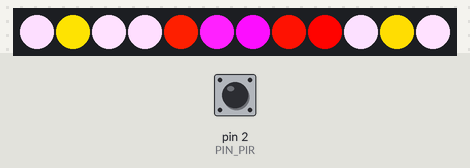
Recording of a sketch running on a simulated Arduino Uno, built with avr-gcc and run on an emulated ATmega328P. On the bench: 12 RGB LEDs in strip order, left to right. The inputs (shaded band) are chosen by the test bench; at power-on: pin 2 (PIN_PIR) LOW. Random numbers use the default seed unless the sketch sets one.

Above: at 1.2 s.
1.3 s: pin 2 (PIN_PIR) driven HIGH
At 2.04 s:
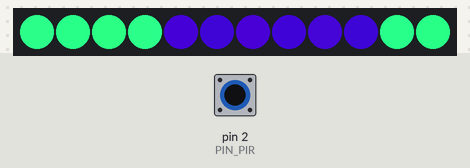
4.0 s: pin 2 (PIN_PIR) driven LOW
At 4.54 s:
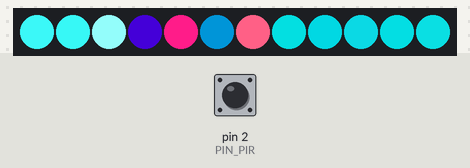
6.5 s: pin 2 (PIN_PIR) driven HIGH
At 7.04 s:
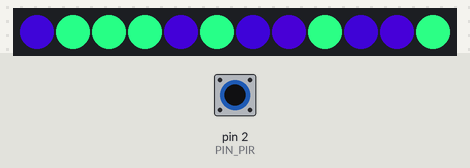
8.0 s: pin 2 (PIN_PIR) driven LOW
At 8.59 s:
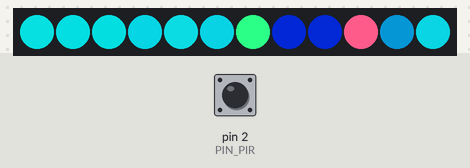
10.5 s: pin 2 (PIN_PIR) pulsed HIGH 2 times (0.12 s each, 0.3 s apart)
At 11.09 s:
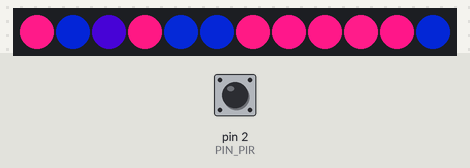
13.3 s: pin 2 (PIN_PIR) pulsed HIGH 5 times (0.12 s each, 0.3 s apart)
At 13.89 s:
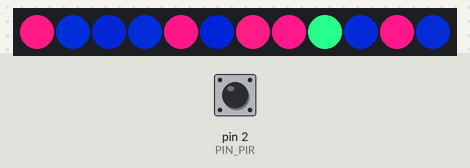

The sketch:

jack-o-lantern.ino
```cpp
// Candle animation with neopixel ring and PIR sensor

#include <Adafruit_NeoPixel.h>
#ifdef __AVR__
  #include <avr/power.h>
#endif

#define FRAME_MS 33 // 30 fps

#define PIN_RGB    6
#define NUM_PIXELS 12

#define PIN_PIR    2

#define WAKE_DURATION_MS  180000 // 3 minutes
#define HYPER_DURATION_MS 5000

#define FLICKER_KHZ_IDLE (1.0 / 500.0) // once every 500 ms
#define FLICKER_KHZ_HYPER (1.0 / 250.0)

#define NUM_HEAT_LEVELS 8

#define COLOR_SLEEP 0x7f0000

const uint32_t gColorTableIdle[NUM_HEAT_LEVELS] = {
  0xffe000,
  0xff8000,
  0xff6000,
  0xff4000,
  0xff3000,
  0xff2000,
  0xff1000,
  0xff0000,
};

// Blue flame
const uint32_t gColorTableHyper[NUM_HEAT_LEVELS] = {
  0x05a1a7,
  0x35e6ea,
  0xebf4f4,
  0x8df6f7,
  0x00885e,
  0x005e88,
  0x001a88,
  0x2a0088,
};

enum : int {
  kStateSleep = 0,
  kStateIdle,
  kStateHyper
} gState = kStateIdle;

// Position and velocity of fireball
int gPos = 0;
int gVel = 0;

// Time in ms after boot for animation changes
uint32_t gSleepTime = 0;
uint32_t gHyperEndTime = 0;
uint32_t gNextTurnTime = 0;

// Table of how recent the fireball was in each position
int gHeatMap[NUM_PIXELS] = {};

Adafruit_NeoPixel gPixels(NUM_PIXELS, PIN_RGB, NEO_GRB + NEO_KHZ800);

// Get the time interval for the next random event given an average rate
double get_poisson_interval(double rate) {
  return -log(1.0 - (double)random(100) / 100.0) / rate;
}

uint32_t clamp(uint32_t val, uint32_t min, uint32_t max) {
  const uint32_t t = val < min ? min : val;
  return t > max ? max : t;
}

uint32_t color_add_noise(uint32_t color)
{
  const double mag = 0x04;

  double r_d = random(-0x40, 0x40);
  double g_d = random(-0x40, 0x40);
  double b_d = random(-0x40, 0x40);

  double norm = sqrt(r_d * r_d + g_d * g_d + b_d * b_d);

  r_d *= mag / norm;
  g_d *= mag / norm;
  b_d *= mag / norm;

  uint32_t r = (color & 0xff0000) >> 16;
  uint32_t g = (color & 0xff00) >> 8;
  uint32_t b = color & 0xff;

  return Adafruit_NeoPixel::Color(
    clamp(r + r_d, 0, 0xff),
    clamp(g + g_d, 0, 0xff),
    clamp(b + b_d, 0, 0xff));
}

void set_spark() {
  gVel = 0;
  gNextTurnTime = 0;
  for (int i = 0; i < NUM_PIXELS; i++) {
    gHeatMap[i] = NUM_HEAT_LEVELS - 1;
  }
}

void set_sleep() {
  gPixels.clear();

  // Maintain min current to avoid power bank sleep
  for (int i = 0; i < NUM_PIXELS; i++)
    gPixels.setPixelColor(i, COLOR_SLEEP);
  gPixels.show();
}

void render_flame() {
  uint32_t * color_table = (gState == kStateHyper) ?
    gColorTableHyper : gColorTableIdle;

  for (int i = 0; i < NUM_PIXELS; i++) {
    gPixels.setPixelColor(i,
      color_add_noise(color_table[gHeatMap[i]]));
  }

  gPixels.show();
}

void check_presence() {
  int detected = digitalRead(PIN_PIR) == HIGH;

  if (detected) {
    gState = kStateHyper;

    uint32_t now = millis();
    gHyperEndTime = now + HYPER_DURATION_MS;
    gSleepTime = now + WAKE_DURATION_MS;

    set_spark();
  }
}

void update_fireball(uint32_t time) {
  gPos = (gPos + gVel + NUM_PIXELS) % NUM_PIXELS;

  for (int i = 0; i < NUM_PIXELS; i++) {
    if (gHeatMap[i] <= 6 && gHeatMap[i] >= 4)
      if (gPos % 2 == 0)
        continue;

    if (gHeatMap[i] > 0)
      gHeatMap[i]--;
  }
  gHeatMap[gPos] = NUM_HEAT_LEVELS - 1;

  if (time > gNextTurnTime) {
    gVel = (gVel == 0) ? 1 : -gVel;
    gNextTurnTime = time + get_poisson_interval(
      gState == kStateHyper ? FLICKER_KHZ_HYPER : FLICKER_KHZ_IDLE);
  }

  if (gState == kStateHyper && time > gHyperEndTime) {
    gState = kStateIdle;
  }
  if (gState != kStateSleep && time > gSleepTime) {
    gState = kStateSleep;
  }
}

void setup() {
#if defined(__AVR_ATtiny85__) && (F_CPU == 16000000)
  clock_prescale_set(clock_div_1);
#endif

#ifdef DEBUG
  Serial.begin(9600);
  Serial.println("Jack-o-lantern boot");
#endif

  gPixels.begin();
  gPixels.clear();

  gSleepTime = WAKE_DURATION_MS;
  set_spark();
}

void loop() {
  uint32_t start = millis();

  check_presence();

  if (gState == kStateSleep) {
    set_sleep();
  }
  else {
    render_flame();
    update_fireball(start);
  }

  uint32_t d = millis() - start;
  if (d < FRAME_MS)
    delay(FRAME_MS - d);
}
```
